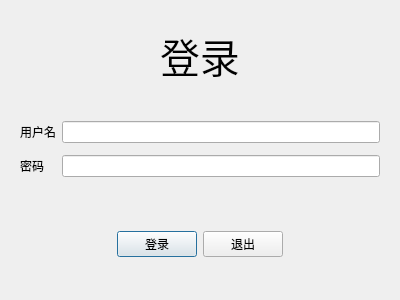
<?xml version="1.0" encoding="UTF-8"?>
<ui version="4.0">
 <class>login</class>
 <widget class="QDialog" name="login">
  <property name="geometry">
   <rect>
    <x>0</x>
    <y>0</y>
    <width>400</width>
    <height>300</height>
   </rect>
  </property>
  <property name="windowTitle">
   <string>Dialog</string>
  </property>
  <layout class="QVBoxLayout" name="verticalLayout">
   <item>
    <widget class="QWidget" name="widget" native="true">
     <layout class="QHBoxLayout" name="horizontalLayout">
      <item>
       <spacer name="horizontalSpacer">
        <property name="orientation">
         <enum>Qt::Horizontal</enum>
        </property>
        <property name="sizeHint" stdset="0">
         <size>
          <width>133</width>
          <height>20</height>
         </size>
        </property>
       </spacer>
      </item>
      <item>
       <widget class="QLabel" name="label">
        <property name="font">
         <font>
          <pointsize>30</pointsize>
         </font>
        </property>
        <property name="text">
         <string>登录</string>
        </property>
       </widget>
      </item>
      <item>
       <spacer name="horizontalSpacer_2">
        <property name="orientation">
         <enum>Qt::Horizontal</enum>
        </property>
        <property name="sizeHint" stdset="0">
         <size>
          <width>133</width>
          <height>20</height>
         </size>
        </property>
       </spacer>
      </item>
     </layout>
    </widget>
   </item>
   <item>
    <widget class="QWidget" name="widget_2" native="true">
     <layout class="QGridLayout" name="gridLayout">
      <item row="0" column="0">
       <widget class="QLabel" name="label_2">
        <property name="text">
         <string>用户名</string>
        </property>
       </widget>
      </item>
      <item row="0" column="1">
       <widget class="QLineEdit" name="name"/>
      </item>
      <item row="1" column="0">
       <widget class="QLabel" name="label_3">
        <property name="text">
         <string>密码</string>
        </property>
       </widget>
      </item>
      <item row="1" column="1">
       <widget class="QLineEdit" name="pwd"/>
      </item>
     </layout>
    </widget>
   </item>
   <item>
    <widget class="QWidget" name="widget_3" native="true">
     <layout class="QHBoxLayout" name="horizontalLayout_2">
      <item>
       <spacer name="horizontalSpacer_3">
        <property name="orientation">
         <enum>Qt::Horizontal</enum>
        </property>
        <property name="sizeHint" stdset="0">
         <size>
          <width>90</width>
          <height>20</height>
         </size>
        </property>
       </spacer>
      </item>
      <item>
       <widget class="QPushButton" name="ulogin">
        <property name="text">
         <string>登录</string>
        </property>
       </widget>
      </item>
      <item>
       <widget class="QPushButton" name="quit">
        <property name="text">
         <string>退出</string>
        </property>
       </widget>
      </item>
      <item>
       <spacer name="horizontalSpacer_4">
        <property name="orientation">
         <enum>Qt::Horizontal</enum>
        </property>
        <property name="sizeHint" stdset="0">
         <size>
          <width>90</width>
          <height>20</height>
         </size>
        </property>
       </spacer>
      </item>
     </layout>
    </widget>
   </item>
  </layout>
 </widget>
 <resources/>
 <connections/>
</ui>
